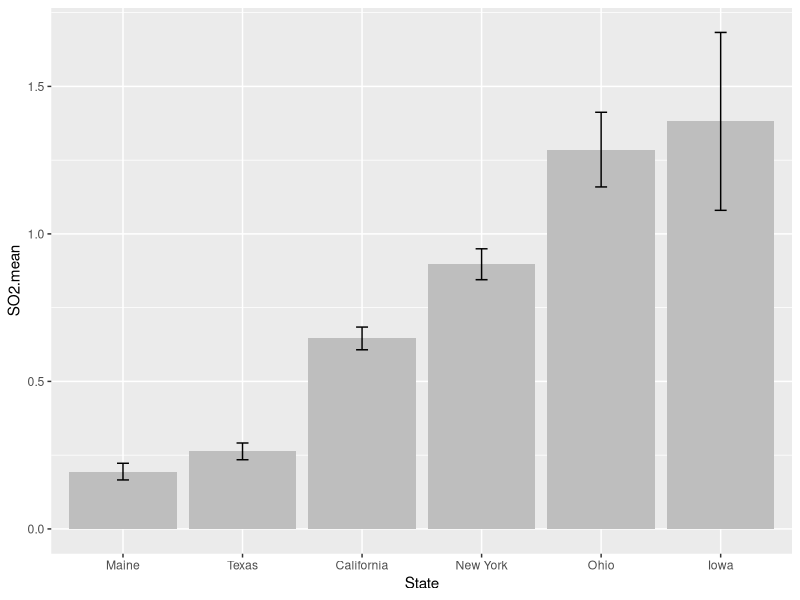
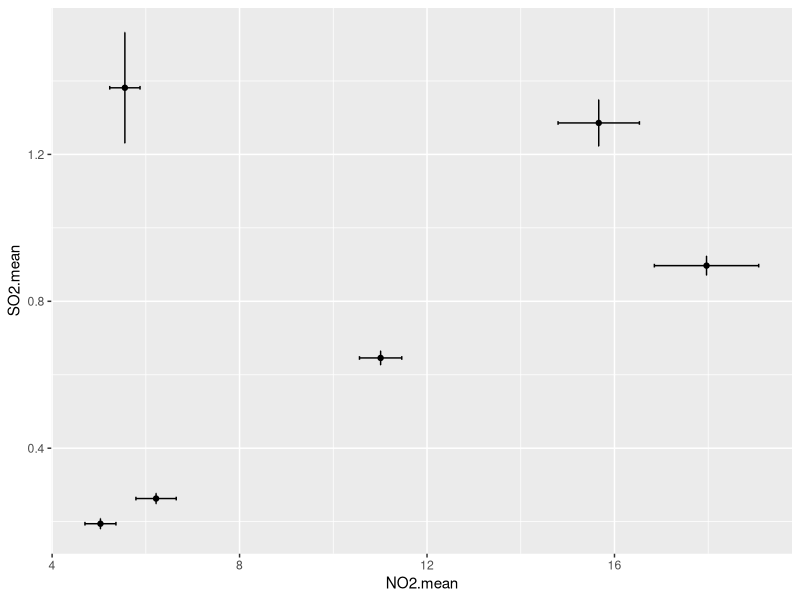

Source code (R) for these figures, in order:
#Import ggplot2
library(ggplot2)

#Set the working directory where the dataset is stored
setwd("D:/OneDrive/Data Science/R/R Data Visualization")

#Load the dataset in R
Weekly_Values <- read.table("Weekly_Values.csv",sep=",",header=T)
ordered <- Weekly_Values[order(Weekly_Values$SO2.mean),]

str(Weekly_Values)
str(ordered)

#Plot Error Bars
ggplot(data=Weekly_Values, aes(x=State, y=SO2.mean)) +
  geom_bar(stat="identity", fill="grey") +
  scale_x_discrete(limits=ordered$State) +
  geom_errorbar(data=Weekly_Values, aes(ymin=SO2.mean-(2*SO2.se), 
                                        ymax=SO2.mean+(2*SO2.se)), width=0.1)


#Error bars in scatterplots
ggplot(data=Weekly_Values, aes(x=NO2.mean, y=SO2.mean)) +
  geom_point(stat="identity", fill="grey") +
  geom_errorbarh(data=Weekly_Values, aes(xmin=NO2.mean-NO2.se, 
                                         xmax=NO2.mean+NO2.se), height=0.01)+
  geom_errorbar(data=Weekly_Values, aes(ymin=SO2.mean-SO2.se, 
                                        ymax=SO2.mean+SO2.se), width=0.01)



